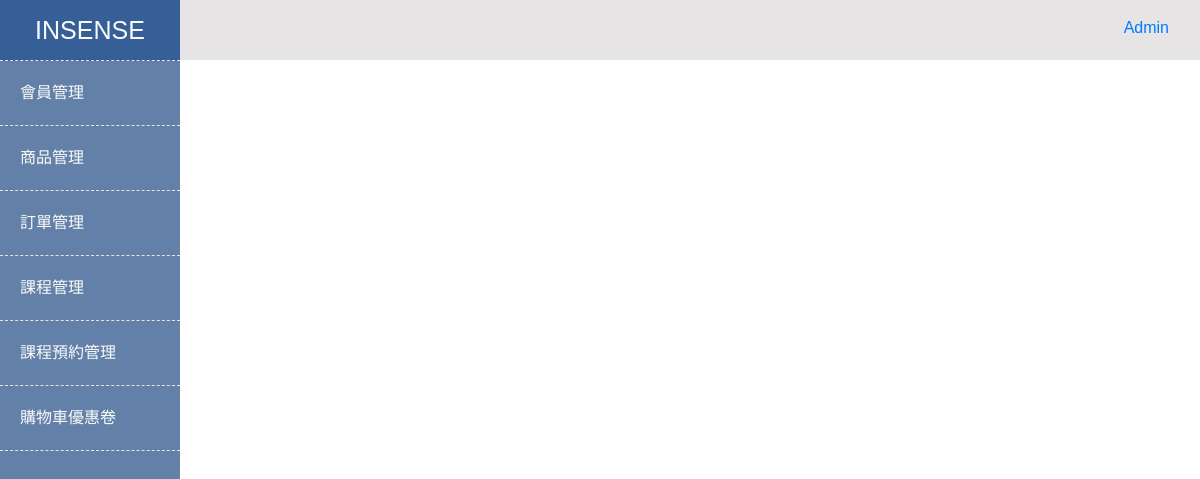
Page /backStage/classInfo.php?id=36 (signed in) on the earlier database version.
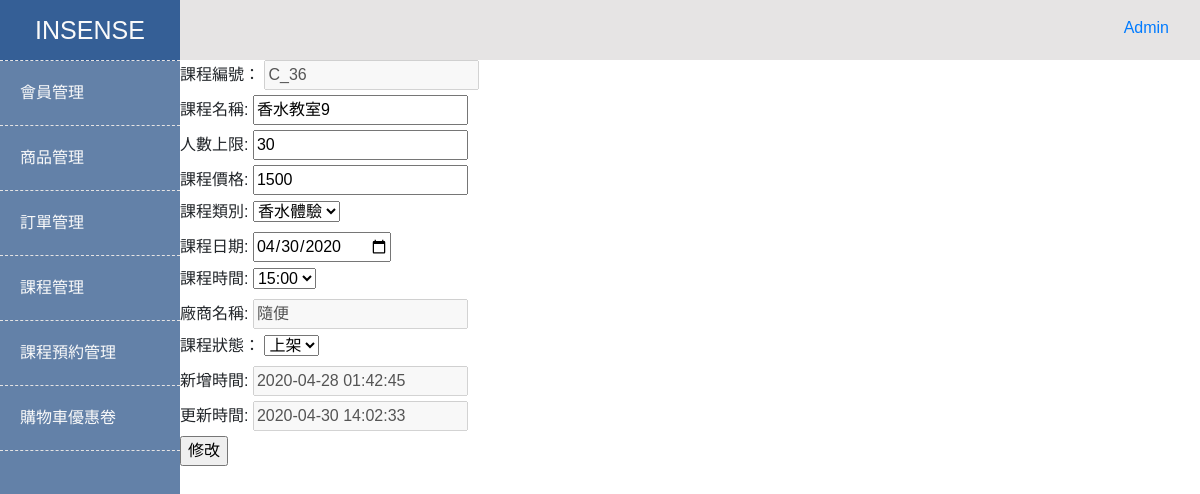
Same page on the later database version.
### tables this page shows
CREATE TABLE `class` (
  `id` int(11) NOT NULL COMMENT '流水號',
  `classId` varchar(100) NOT NULL DEFAULT '0' COMMENT '課程編號',
  `className` varchar(100) DEFAULT NULL COMMENT '課程名稱',
  `classImg` varchar(100) DEFAULT NULL COMMENT '課程圖片',
  `classPeopleLimit` tinyint(3) DEFAULT NULL COMMENT '人數限制',
  `classPrice` int(11) DEFAULT NULL COMMENT '課程價格',
  `classCategoryId` varchar(100) DEFAULT NULL COMMENT '課程分類',
  `classDate` date DEFAULT NULL COMMENT '上課日期',
  `classTime` varchar(100) DEFAULT NULL COMMENT '上課時間',
  `shopId` varchar(100) DEFAULT NULL COMMENT '廠商編號',
  `isAlive` varchar(100) DEFAULT NULL COMMENT '課程狀態',
  `created_at` datetime NOT NULL DEFAULT CURRENT_TIMESTAMP COMMENT '新增時間',
  `updated_at` datetime NOT NULL DEFAULT CURRENT_TIMESTAMP ON UPDATE CURRENT_TIMESTAMP COMMENT '更新時間'
);

CREATE TABLE `classcategory` (
  `id` int(11) NOT NULL COMMENT '流水號',
  `classCategoryId` varchar(100) NOT NULL DEFAULT '0' COMMENT '課程分類',
  `classCategoryName` varchar(100) DEFAULT NULL COMMENT '課程索引',
  `created_at` datetime NOT NULL DEFAULT CURRENT_TIMESTAMP COMMENT '新增時間',
  `updated_at` datetime NOT NULL DEFAULT CURRENT_TIMESTAMP ON UPDATE CURRENT_TIMESTAMP COMMENT '更新時間'
);

CREATE TABLE `shop` (
  `id` int(11) NOT NULL COMMENT '流水號',
  `shopId` varchar(100) NOT NULL DEFAULT '0' COMMENT '廠商編號',
  `shopName` varchar(100) DEFAULT NULL COMMENT '廠商名稱',
  `shopAddress` varchar(100) DEFAULT NULL COMMENT '廠商地址',
  `shopPhone` bigint(10) DEFAULT NULL COMMENT '廠商電話',
  `shopEmail` varchar(100) DEFAULT NULL COMMENT '廠商email',
  `shopAccount` varchar(100) DEFAULT NULL COMMENT '廠商帳號',
  `shopPassword` varchar(100) DEFAULT NULL COMMENT '廠商密碼',
  `shopBank` varchar(100) DEFAULT NULL COMMENT '廠商帳戶',
  `created_at` datetime NOT NULL DEFAULT CURRENT_TIMESTAMP COMMENT '新增時間',
  `updated_at` datetime NOT NULL DEFAULT CURRENT_TIMESTAMP ON UPDATE CURRENT_TIMESTAMP COMMENT '更新時間'
);

### backStage/classInfo.php (the view, shortened to what this page needs)
<?php
require_once('../templates/header.php');
require_once('../templates/leftSideBar.php');
require_once('../templates/rightContainer.php');
if (isset($_GET['id'])) {
  $sql = "SELECT `class`.`id`,`class`.`classId`,`class`.`className`,`class`.`classPeopleLimit`,`class`.`classPrice`,
                 `classcategory`.`classCategoryName`,`class`.`classDate`,`class`.`classTime`,`shop`.`shopName`,`class`.`isAlive`,
                 `class`.`created_at`,`class`.`updated_at`
          FROM   `class` INNER JOIN `classcategory`
          ON     `class`.`classCategoryId` = `classcategory`.`classCategoryId`
          INNER JOIN `shop`
          ON     `class`.`shopId` = `shop`.`shopId`
          WHERE `class`.`id` = ? ";
  $stmt = $pdo->prepare($sql);
  $arrParam = [$_GET['id']];
  $stmt->execute($arrParam);
  if ($stmt->rowCount() > 0) {
    $arr = $stmt->fetchAll(PDO::FETCH_ASSOC)[0];
?>
    <form method="POST" enctype="multipart/form-data" action="../action/updateClass.php">
      <label for="classId">課程編號：</label>
      <input name="classId" type="text" id="classId" value="<?php echo $arr['classId'] ?>" disabled>
      <br>
      <label for="className">課程名稱:</label>
      <input name="className" type="text" id="className" value="<?php echo $arr['className'] ?>">
      <br>
      <label for="classPeopleLimit">人數上限:</label>
      <input name="classPeopleLimit" type="text" id="classPeopleLimit" value="<?php echo $arr['classPeopleLimit'] ?>">
      <br>
      <label for="classPrice">課程價格:</label>
      <input name="classPrice" type="text" id="classPrice" value="<?php echo $arr['classPrice'] ?>">
      <br>
      <label for="classCategoryId">課程類別:</label>
      <select name="classCategoryId" id="classCategoryId">
        <?php $categoryName = $arr['classCategoryName'] ?>
        <option value="c_perfume" <?php if ($categoryName === '香水體驗') echo 'selected' ?>>香水體驗</option>
      </select>
      <br>
      <label for="classDate">課程日期:</label>
      <input name="classDate" type="date" id="classDate" value="<?php echo $arr['classDate'] ?>">
      <br>
      <label for="classTime">課程時間:</label>
      <select name="classTime" id="classTime">
        <?php $default = $arr['classTime'] ?>
        <option value="15:00" <?php if ($default === '15:00') echo 'selected'; ?>>
          15:00
        </option>
      </select>
      <br>
      <label for="shopName">廠商名稱:</label>
      <input type="text" name="shopName" id="shopName" value="<?php echo $arr['shopName'] ?>" disabled>
      <br>
      <label for="classAlive">課程狀態：</label>
      <select name="classAlive" id="classAlive">
        <?php $classAlive = $arr['isAlive'] ?>
        <option value="上架" <?php if ($classAlive === '上架') echo 'selected'; ?>>上架</option>
      </select>
      <br>
      <label for="created_at">新增時間:</label>
      <input type="text" id="created_at" value="<?php echo $arr['created_at'] ?>" disabled>
      <br>
      <label for="updated_at">更新時間:</label>
      <input type="text" id="updated_at" value="<?php echo $arr['updated_at'] ?>" disabled>
      <br>
      <input type="submit" value="修改">
    </form>
<?php
  }
}
require_once('../templates/footer.php');
?>

Differences in the rows shown:
added class: classId "C_36", className "香水教室9", classPeopleLimit "30", classPrice "1500", classDate "04/30/2020", classTime "15:00", shopName "隨便", classAlive "上架", created_at "2020-04-28 01:42:45", updated_at "2020-04-30 14:02:33"
added classcategory: classCategoryId "香水體驗"
Other differences:
form field value: (not shown) → "修改"
text now shown: "課程編號： 課程名稱: 人數上限: 課程價格: 課程類別: 課程日期: 課程時間: 廠商名稱: 課程狀態： 新增時間: 更新時間:"
